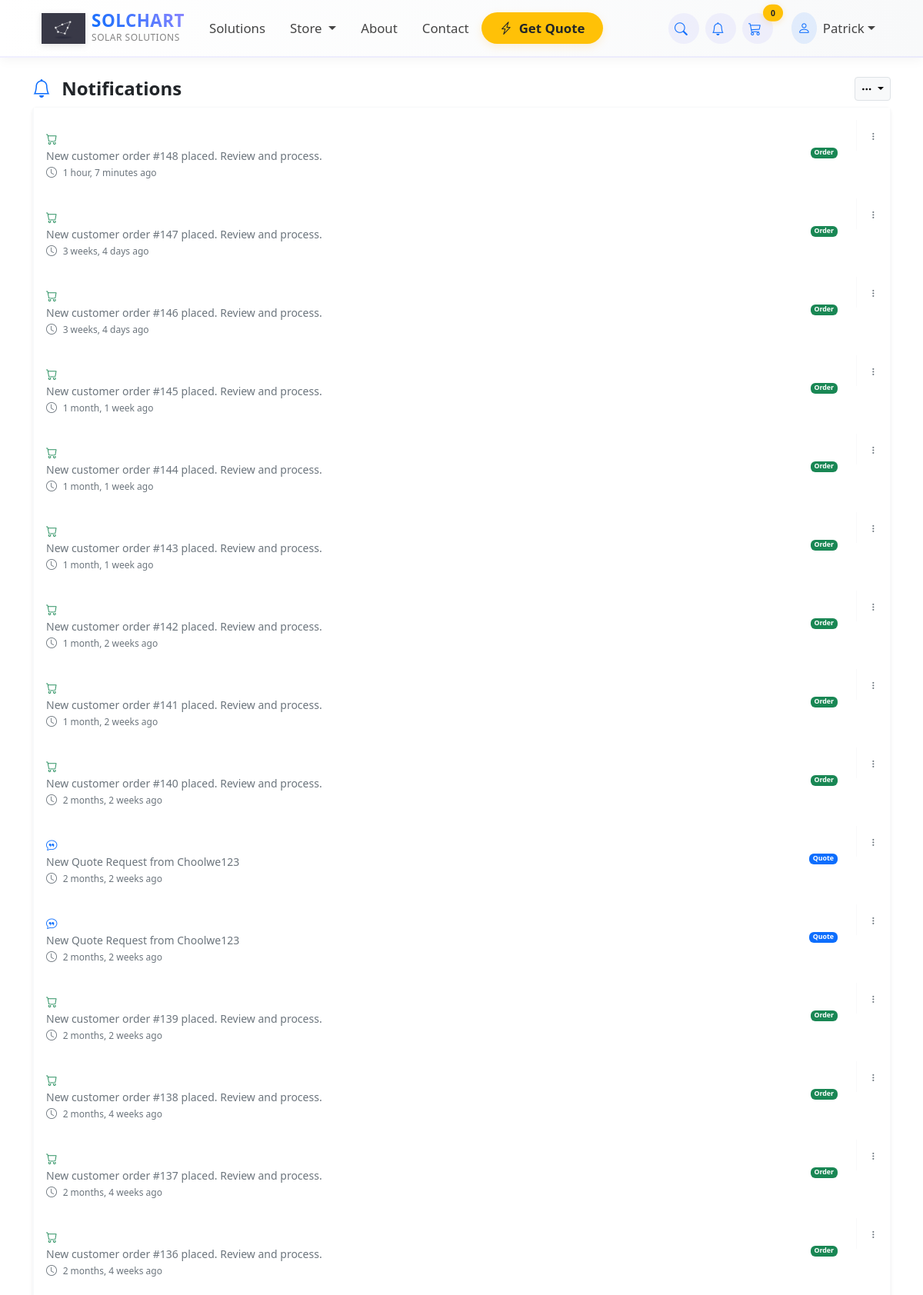
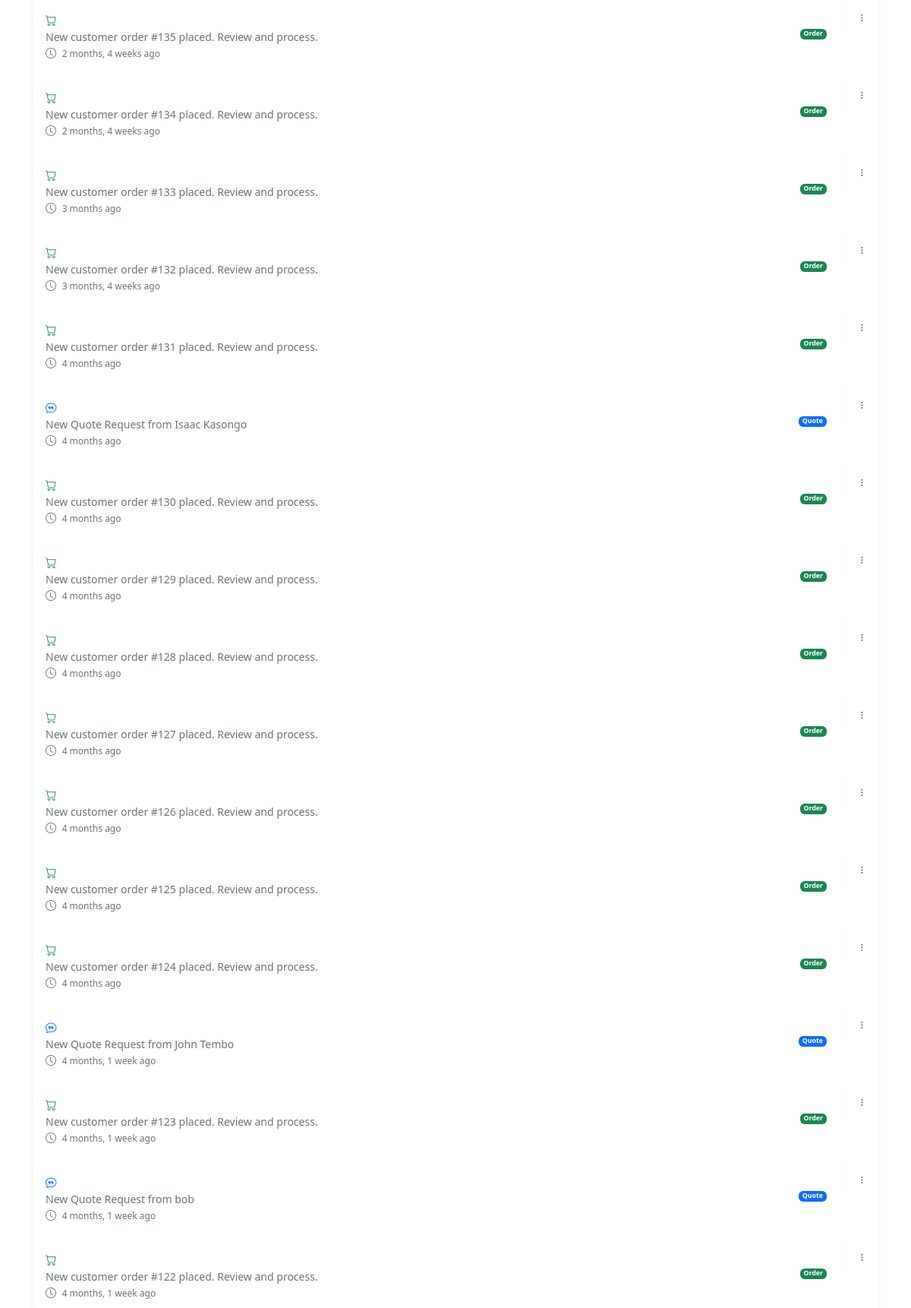
The app's page /notifications/ (signed in, upper part) with its own data (2 pictures, top to bottom).
### payment/models.py (models this page shows, shortened)
class Notification(models.Model):
    user = models.ForeignKey(settings.AUTH_USER_MODEL, on_delete=models.CASCADE, related_name='notifications')
    message = models.CharField(max_length=255)
    order_id = models.IntegerField(null=True, blank=True)
    quote_request = models.ForeignKey('store.QuoteRequest', on_delete=models.CASCADE, null=True, blank=True)
    is_read = models.BooleanField(default=False)
    created_at = models.DateTimeField(default=timezone.now)
    class Meta:
        ordering = ['-created_at']
        verbose_name = "Internal Notification"
        verbose_name_plural = "Internal Notifications"

### store/views.py (the view)
# urls.py: path('notifications/', views.notifications_list_view, name='notifications_list'),
@login_required
def notifications_list_view(request):
    user_notifications = Notification.objects.filter(user=request.user).order_by('-created_at')
    if user_notifications.filter(is_read=False).exists():
        user_notifications.filter(is_read=False).update(is_read=True)
    return render(request, 'store/notifications_list.html', {'notifications': user_notifications})

### cart/cart.py (called while the page is built, shortened)
    def cart_total(self):
        product_ids = self.cart.keys()
        products = Product.objects.filter(id__in=product_ids)
        quantities = self.cart
        total = 0
        return total

    def __len__(self):
        return len(self.cart)

### cart/context_processors.py (called while the page is built)
def cart(request):
    cart_obj = Cart(request)
    cart_quantity = cart_obj.__len__()
    return {
        'cart': cart_obj,  # The full cart object
        'cart_quantity': cart_quantity,  # Just the quantity count
        'cart_total': cart_obj.cart_total()  # If you need total price too
    }

### ecom/context_processors.py (called while the page is built)
def newsletter_form(request):
    if getattr(request, 'disable_newsletter', False):
        return {
            'newsletter_form': None,
        }
    return {
        'newsletter_form': NewsletterSubscriberForm(),
    }

def notifications(request):
    if request.user.is_authenticated:
        unread_notifications_list = Notification.objects.filter(
            user=request.user,
            is_read=False
        ).order_by('-created_at')[:5]
        unread_count = Notification.objects.filter(user=request.user, is_read=False).count()
    else:
        unread_notifications_list = []
        unread_count = 0
    return {
        'unread_notification_count': unread_count,
        'unread_notifications': unread_notifications_list,
    }

### store/templates/store/notifications_list.html (shortened to what this page needs)
{% extends 'base.html' %}
{% load static %}
{% load humanize %}
{% block content %}
<div class="container my-3">
    <div class="d-flex justify-content-between align-items-center mb-2">
        <h2 class="h4 fw-bold mb-0">
            <i class="bi bi-bell text-primary me-2"></i>
            Notifications
        </h2>
        {% if notifications %}
        <div class="dropdown">
            <button class="btn btn-light btn-sm px-2 py-1 dropdown-toggle border" type="button" id="notificationActions" data-bs-toggle="dropdown" aria-expanded="false">
                <i class="bi bi-three-dots"></i>
            </button>
        </div>
        {% endif %}
    </div>
    {% if notifications %}
        <div class="card border-light shadow-sm">
            <div class="card-body p-0">
                <div class="list-group list-group-flush">
                    {% for notification in notifications %}
                        {% if notification.quote_request %}
                            {% url 'quote_request_details' notification.quote_request.id as link_url %}
                            <a href="{{ link_url }}" class="list-group-item list-group-item-action border-0 py-2 px-3 {% if not notification.is_read %}border-start border-3 border-primary{% else %}border-start border-1 border-light{% endif %}"
                               data-notification-id="{{ notification.id }}">
                                <div class="d-flex align-items-start">
                                    <div class="me-2 pt-1">
                                        <i class="bi bi-chat-quote text-primary" style="font-size: 0.9rem;"></i>
                                    </div>
                                    <div class="flex-grow-1 me-2">
                                        <div class="d-flex justify-content-between align-items-start mb-0">
                                            <span class="fw-normal {% if not notification.is_read %}text-dark{% else %}text-muted{% endif %}" style="font-size: 0.875rem;">
                                                {{ notification.message }}
                                            </span>
                                            <div class="d-flex align-items-center ms-2">
                                                <span class="badge bg-primary" style="font-size: 0.55rem; padding: 0.15rem 0.3rem;">Quote</span>
                                            </div>
                                        </div>
                                        <small class="text-muted d-block">
                                            <i class="bi bi-clock me-1"></i>
                                            <span style="font-size: 0.75rem;">{{ notification.created_at|timesince }} ago</span>
                                        </small>
                                    </div>
                                    <div class="dropdown ms-auto">
                                        <button class="btn btn-link text-muted p-0 border-0" type="button"
                                                data-bs-toggle="dropdown" aria-expanded="false" style="font-size: 0.7rem;">
                                            <i class="bi bi-three-dots-vertical"></i>
                                        </button>
                                    </div>
                                </div>
                            </a>
                        {% elif notification.order_id %}
                            {% url 'custom_order_detail' notification.order_id as link_url %}
                            <a href="{{ link_url }}" class="list-group-item list-group-item-action border-0 py-2 px-3 {% if not notification.is_read %}border-start border-3 border-success{% else %}border-start border-1 border-light{% endif %}"
                               data-notification-id="{{ notification.id }}">
                                <div class="d-flex align-items-start">
                                    <div class="me-2 pt-1">
                                        <i class="bi bi-cart text-success" style="font-size: 0.9rem;"></i>
                                    </div>
                                    <div class="flex-grow-1 me-2">
                                        <div class="d-flex justify-content-between align-items-start mb-0">
                                            <span class="fw-normal {% if not notification.is_read %}text-dark{% else %}text-muted{% endif %}" style="font-size: 0.875rem;">
                                                {{ notification.message }}
                                            </span>
                                            <div class="d-flex align-items-center ms-2">
                                                <span class="badge bg-success" style="font-size: 0.55rem; padding: 0.15rem 0.3rem;">Order</span>
                                            </div>
                                        </div>
                                        <small class="text-muted d-block">
                                            <i class="bi bi-clock me-1"></i>
                                            <span style="font-size: 0.75rem;">{{ notification.created_at|timesince }} ago</span>
                                        </small>
                                    </div>
                                    <div class="dropdown ms-auto">
                                        <button class="btn btn-link text-muted p-0 border-0" type="button"
                                                data-bs-toggle="dropdown" aria-expanded="false" style="font-size: 0.7rem;">
                                            <i class="bi bi-three-dots-vertical"></i>
                                        </button>
                                    </div>
                                </div>
                            </a>
                        {% endif %}
                    {% endfor %}
                </div>
            </div>
        </div>
    {% endif %}
</div>
{% endblock %}

### store/templates/navbar.html (shortened to what this page needs)
{% load static %}
<nav class="navbar navbar-expand-lg navbar-dark fixed-top" style="background-color: #2c3e50;">
    <div class="container px-3 px-lg-4">
        <a class="navbar-brand d-flex align-items-center" href="{% url 'home' %}">
            {% if 'logo' %}
            <img src="{% static 'images/logo.png' %}"
                 alt="Solchart Logo"
                 class="nav-logo me-2">
            {% else %}
            <div class="logo-placeholder me-2">
                <i class="bi bi-lightning-charge-fill fs-3"></i>
            </div>
            {% endif %}
            <div class="brand-text d-flex flex-column">
                <span class="fw-bold brand-name">SOLCHART</span>
                <small class="brand-tagline">SOLAR SOLUTIONS</small>
            </div>
        </a>
        <div class="collapse navbar-collapse" id="navbarMain">
            <ul class="navbar-nav me-auto mb-2 mb-lg-0" style="font-size: 1.05rem;">
                <li class="nav-item">
                    <a class="nav-link px-3 position-relative" href="{% url 'home' %}">
                        <span>Solutions</span>
                    </a>
                </li>
                <li class="nav-item dropdown">
                    <a class="nav-link dropdown-toggle px-3 position-relative" href="javascript:void(0);" role="button" data-bs-toggle="dropdown">
                        <span>Store</span>
                    </a>
                </li>
                <li class="nav-item">
                    <a class="nav-link px-3 position-relative" href="{% url 'about' %}">
                        <span>About</span>
                    </a>
                </li>
                <li class="nav-item">
                    <a class="nav-link px-3 position-relative" href="{% url 'contact' %}">
                        <span>Contact</span>
                    </a>
                </li>
                <li class="nav-item d-none d-lg-block">
                    <a class="nav-link px-3 fw-semibold text-dark bg-warning bg-opacity-15 rounded-pill hover-grow"
                       href="{% url 'request_quote' %}"
                       style="padding: 0.5rem 1.5rem !important;">
                        <i class="bi bi-lightning-charge me-1"></i>
                        Get Quote
                    </a>
                </li>
            </ul>
            <ul class="navbar-nav ms-auto mb-2 mb-lg-0 align-items-center" style="font-size: 1.05rem;">
                <li class="nav-item me-2">
                    <a class="nav-link px-2 rounded-circle nav-icon-btn" href="{% url 'search' %}" title="Search Products">
                        <i class="bi bi-search"></i>
                    </a>
                </li>
                {% if user.is_authenticated %}
                <li class="nav-item dropdown me-2">
                    <a class="nav-link px-2 position-relative rounded-circle nav-icon-btn" href="javascript:void(0);" role="button" data-bs-toggle="dropdown">
                        <i class="bi bi-bell"></i>
                    </a>
                </li>
                {% endif %}
                <li class="nav-item me-3">
                    <a class="nav-link px-2 position-relative rounded-circle nav-icon-btn" href="{% url 'cart_summary' %}">
                        <i class="bi bi-cart3"></i>
                        <span id="cart_quantity" class="position-absolute top-0 start-100 translate-middle badge rounded-pill bg-warning text-dark"
                              style="font-size: 0.65rem; padding: 0.25rem 0.5rem; min-width: 1.5rem; font-weight: 600;">
                            {{ cart_quantity|default:0 }}
                        </span>
                    </a>
                </li>
                {% if user.is_authenticated %}
                <li class="nav-item dropdown">
                    <a class="nav-link dropdown-toggle d-flex align-items-center px-2" href="javascript:void(0);" role="button" data-bs-toggle="dropdown">
                        <div class="rounded-circle bg-primary bg-opacity-10 text-primary p-2 me-2">
                            <i class="bi bi-person"></i>
                        </div>
                        <span class="d-none d-lg-inline fw-medium">{{ user.first_name|default:user.username|truncatechars:12 }}</span>
                    </a>
                </li>
                {% endif %}
            </ul>
        </div>
    </div>
</nav>

### store/templates/base.html (style rules this page uses)
:root { --bs-primary: #6C63FF; --bs-primary-dark: #554fd8; --bs-primary-light: #8a84ff; --bs-secondary: #FFD700; --bs-warning: #FFA500; --bs-warning-light: #FFD700; --bs-success: #2E8B57; --bs-info: #0077B6; --bs-danger: #D9534F; --bs-dark: #212529; --bs-light: #F8F9FA; --bs-body-color: #333333; --bs-body-bg: #FFFFFF; }
body { background-color: var(--bs-body-bg); color: var(--bs-body-color); font-family: 'Segoe UI', system-ui, -apple-system, sans-serif; padding-top: 76px; }
.bg-primary, .btn-primary { background-color: var(--bs-primary) !important; border-color: var(--bs-primary) !important; }
.text-primary { color: var(--bs-primary) !important; }
.bg-warning, .btn-warning { background-color: var(--bs-warning) !important; border-color: var(--bs-warning) !important; color: #000 !important; font-weight: 600; }
.fw-semibold { font-weight: 600 !important; }
.navbar { background: linear-gradient(to right, #ffffff 0%, #f8f9fa 100%); border-bottom: 2px solid rgba(108, 99, 255, 0.1); box-shadow: 0 2px 15px rgba(0, 0, 0, 0.05); padding: 0.75rem 0; }
.nav-logo { filter: drop-shadow(0 2px 4px rgba(0, 0, 0, 0.1)); transition: transform 0.3s ease; height: 40px; width: auto; }
.brand-name { color: var(--bs-primary); font-weight: 800; letter-spacing: 0.5px; background: linear-gradient(45deg, var(--bs-primary), var(--bs-primary-light)); -webkit-background-clip: text; -webkit-text-fill-color: transparent; background-clip: text; font-size: 1.4rem; line-height: 1.1; }
.brand-tagline { color: #666; font-weight: 500; font-size: 0.75rem; opacity: 0.8; letter-spacing: 0.5px; }
.nav-link { position: relative; transition: all 0.2s ease; font-weight: 500; color: #444 !important; font-size: 1.05rem; padding: 0.5rem 1rem !important; }
.nav-icon-btn { width: 40px; height: 40px; display: flex; align-items: center; justify-content: center; transition: all 0.2s ease; background: rgba(108, 99, 255, 0.08) !important; color: var(--bs-primary) !important; border-radius: 50%; }
.hover-grow { transition: all 0.3s ease; box-shadow: 0 4px 12px rgba(255, 165, 0, 0.15); }
#cart_quantity { transition: all 0.2s ease; box-shadow: 0 2px 8px rgba(255, 165, 0, 0.2); border: 2px solid white; font-weight: 600; }
html { scroll-behavior: smooth; scroll-padding-top: 76px; }

### records on screen
Notification: is_read True (drawn), message "New customer order #148 placed. Review and process.", created_at "1 hour, 7 minutes"
Notification: is_read True (drawn), message "New customer order #147 placed. Review and process.", created_at "3 weeks, 4 days"
Notification: is_read True (drawn), message "New customer order #146 placed. Review and process.", created_at "3 weeks, 4 days"
Notification: is_read True (drawn), message "New customer order #145 placed. Review and process.", created_at "1 month, 1 week"
Notification: is_read True (drawn), message "New customer order #144 placed. Review and process.", created_at "1 month, 1 week"
Notification: is_read True (drawn), message "New customer order #143 placed. Review and process.", created_at "1 month, 1 week"
Notification: is_read True (drawn), message "New customer order #142 placed. Review and process.", created_at "1 month, 2 weeks"
Notification: is_read True (drawn), message "New customer order #141 placed. Review and process.", created_at "1 month, 2 weeks"
Notification: is_read True (drawn), message "New customer order #140 placed. Review and process.", created_at "2 months, 2 weeks"
Notification: is_read True (drawn), message "New Quote Request from Choolwe123", created_at "2 months, 2 weeks"
Notification: is_read True (drawn), message "New Quote Request from Choolwe123", created_at "2 months, 2 weeks"
Notification: is_read True (drawn), message "New customer order #139 placed. Review and process.", created_at "2 months, 2 weeks"
Notification: is_read True (drawn), message "New customer order #138 placed. Review and process.", created_at "2 months, 4 weeks"
Notification: is_read True (drawn), message "New customer order #137 placed. Review and process.", created_at "2 months, 4 weeks"
Notification: is_read True (drawn), message "New customer order #136 placed. Review and process.", created_at "2 months, 4 weeks"
Notification: is_read True (drawn), message "New customer order #135 placed. Review and process.", created_at "2 months, 4 weeks"
Notification: is_read True (drawn), message "New customer order #134 placed. Review and process.", created_at "2 months, 4 weeks"
Notification: is_read True (drawn), message "New customer order #133 placed. Review and process.", created_at "3 months"
Notification: is_read True (drawn), message "New customer order #132 placed. Review and process.", created_at "3 months, 4 weeks"
Notification: is_read True (drawn), message "New customer order #131 placed. Review and process.", created_at "4 months"
Notification: is_read True (drawn), message "New Quote Request from Isaac Kasongo", created_at "4 months"
Notification: is_read True (drawn), message "New customer order #130 placed. Review and process.", created_at "4 months"
Notification: is_read True (drawn), message "New customer order #129 placed. Review and process.", created_at "4 months"
Notification: is_read True (drawn), message "New customer order #128 placed. Review and process.", created_at "4 months"
Notification: is_read True (drawn), message "New customer order #127 placed. Review and process.", created_at "4 months"
Notification: is_read True (drawn), message "New customer order #126 placed. Review and process.", created_at "4 months"
Notification: is_read True (drawn), message "New customer order #125 placed. Review and process.", created_at "4 months"
Notification: is_read True (drawn), message "New customer order #124 placed. Review and process.", created_at "4 months"
Notification: is_read True (drawn), message "New Quote Request from John Tembo", created_at "4 months, 1 week"
Notification: is_read True (drawn), message "New customer order #123 placed. Review and process.", created_at "4 months, 1 week"
Notification: is_read True (drawn), message "New Quote Request from bob", created_at "4 months, 1 week"
Notification: is_read True (drawn), message "New customer order #122 placed. Review and process.", created_at "4 months, 1 week"

### other values on screen
{{ cart_quantity|default:0 }} "0"
{{ user.first_name|default:user.username|truncatechars:12 }} "Patrick"
